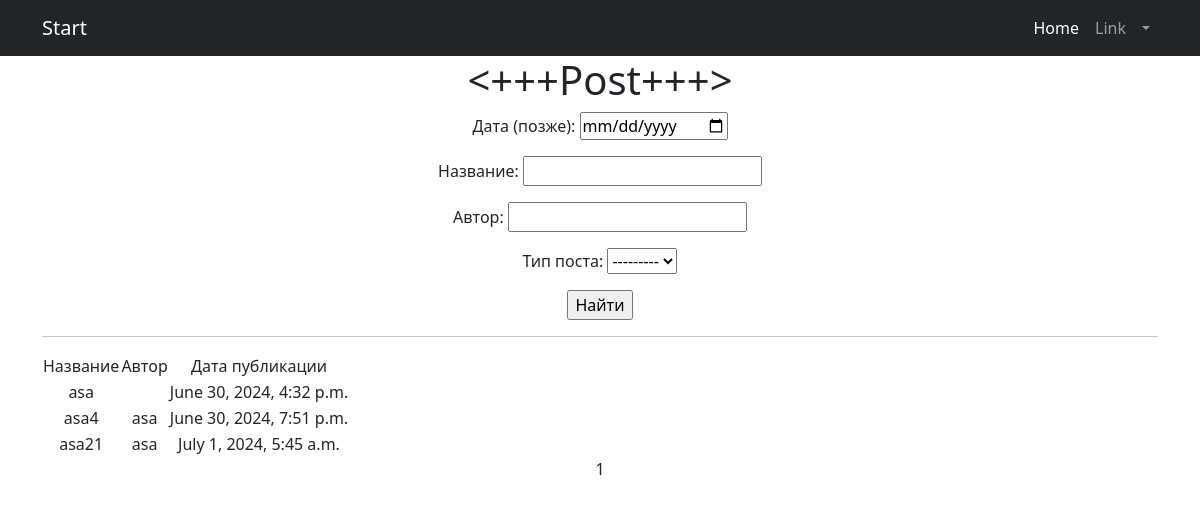
Before: /protect/news_search/ (signed in) with the older database file.
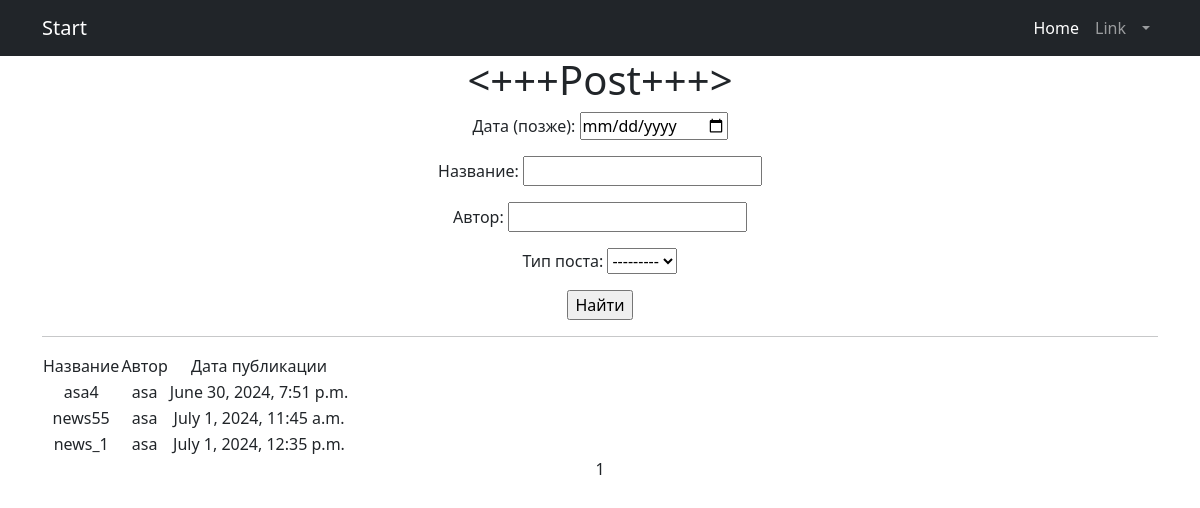
After: the same page with the newer database file.
### news/models.py (models this page shows, shortened)
class Post(models.Model):
    author = models.ForeignKey('Author', on_delete=models.CASCADE, blank=True)
    POST_TYPES = (
        ('article', 'Article'),
        ('news', 'News'),
    )
    post_type = models.CharField(max_length=10, choices=POST_TYPES)
    created_at = models.DateTimeField(auto_now_add=True)
    categories = models.ManyToManyField('Category', through='PostCategory')
    title = models.CharField(max_length=255)
    content = models.TextField()
    rating = models.IntegerField(default=0)
    authorname = models.CharField(max_length=255,)
    subscribers = models.ManyToManyField(User, related_name='subscribed_categories', blank=True)

### news/views.py (the view)
# urls.py: path('news_search/', views.PostsListView.as_view(), name='news_search'),
class PostsListView(LoginRequiredMixin, ListView):
    model = Post
    ordering = 'authorname', 'created_at'
    template_name = 'news_search.html'
    context_object_name = 'posts'
    paginate_by = 10
    def get_queryset(self):
        queryset = super().get_queryset()
        self.filterset = PostFilter(self.request.GET, queryset)
        return self.filterset.qs
    def get_context_data(self, **kwargs):
        context = super().get_context_data(**kwargs)
        context['filterset'] = self.filterset
        return context

### news/templates/news_search.html (shortened to what this page needs)
{% extends 'flatpages/default.html' %}
{% load censor %}
{% load custom_tags %}
{% block content %}
<h1><+++Post+++></h1>
<form action="" method="get">
       {{ filterset.form.as_p }}
       <input type="submit" value="Найти" />
</form>
   <hr>
   {% if posts %}
       <table>
           <tr>
               <td>Название</td>
               <td>Автор</td>
               <td>Дата публикации</td>
           </tr>
           {% for  post in posts %}
           <tr>
               <td>{{ post.title }}</td>
               <td>{{ post.authorname }}</td>
               <td>{{ post.created_at }}</td>
           </tr>
           {% endfor %}
       </table>
   {% else %}
       <h2>Новостей нет!</h2>
   {% endif %}
   {{ page_obj.number }}
{% endblock content %}

Changed rows visible on the page:
removed Post: title "asa", created_at "June 30, 2024, 4:32 p.m."
removed Post: title "asa21", authorname "asa", created_at "July 1, 2024, 5:45 a.m."
added Post: title "news55", authorname "asa", created_at "July 1, 2024, 11:45 a.m."
added Post: title "news_1", authorname "asa", created_at "July 1, 2024, 12:35 p.m."
